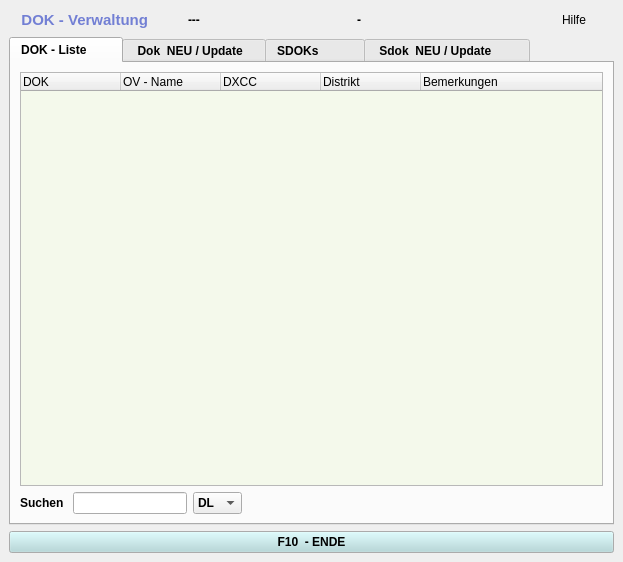
<ui version="4.0" >
 <class>dok</class>
 <widget class="QMainWindow" name="dok" >
  <property name="geometry" >
   <rect>
    <x>0</x>
    <y>0</y>
    <width>623</width>
    <height>562</height>
   </rect>
  </property>
  <property name="font" >
   <font>
    <pointsize>9</pointsize>
    <weight>75</weight>
    <bold>true</bold>
   </font>
  </property>
  <property name="windowTitle" >
   <string>DOK - Verwaltung</string>
  </property>
  <widget class="QWidget" name="centralwidget" >
   <layout class="QGridLayout" name="gridLayout" >
    <item row="0" column="0" >
     <widget class="QLabel" name="label" >
      <property name="palette" >
       <palette>
        <active>
         <colorrole role="WindowText" >
          <brush brushstyle="SolidPattern" >
           <color alpha="255" >
            <red>114</red>
            <green>127</green>
            <blue>212</blue>
           </color>
          </brush>
         </colorrole>
        </active>
        <inactive>
         <colorrole role="WindowText" >
          <brush brushstyle="SolidPattern" >
           <color alpha="255" >
            <red>114</red>
            <green>127</green>
            <blue>212</blue>
           </color>
          </brush>
         </colorrole>
        </inactive>
        <disabled>
         <colorrole role="WindowText" >
          <brush brushstyle="SolidPattern" >
           <color alpha="255" >
            <red>119</red>
            <green>119</green>
            <blue>119</blue>
           </color>
          </brush>
         </colorrole>
        </disabled>
       </palette>
      </property>
      <property name="font" >
       <font>
        <pointsize>11</pointsize>
        <weight>75</weight>
        <bold>true</bold>
       </font>
      </property>
      <property name="text" >
       <string>   DOK - Verwaltung        </string>
      </property>
     </widget>
    </item>
    <item row="0" column="1" >
     <widget class="QLabel" name="DokCntLabel" >
      <property name="text" >
       <string>---</string>
      </property>
     </widget>
    </item>
    <item row="0" column="2" >
     <spacer>
      <property name="orientation" >
       <enum>Qt::Horizontal</enum>
      </property>
      <property name="sizeHint" stdset="0" >
       <size>
        <width>37</width>
        <height>20</height>
       </size>
      </property>
     </spacer>
    </item>
    <item row="0" column="3" >
     <widget class="QLabel" name="SdokCntLabel" >
      <property name="text" >
       <string>-</string>
      </property>
     </widget>
    </item>
    <item row="0" column="4" >
     <spacer>
      <property name="orientation" >
       <enum>Qt::Horizontal</enum>
      </property>
      <property name="sizeHint" stdset="0" >
       <size>
        <width>161</width>
        <height>20</height>
       </size>
      </property>
     </spacer>
    </item>
    <item row="0" column="5" >
     <widget class="QPushButton" name="ButtonHilfe" >
      <property name="font" >
       <font>
        <weight>50</weight>
        <bold>false</bold>
       </font>
      </property>
      <property name="focusPolicy" >
       <enum>Qt::NoFocus</enum>
      </property>
      <property name="text" >
       <string>Hilfe</string>
      </property>
      <property name="flat" >
       <bool>true</bool>
      </property>
     </widget>
    </item>
    <item row="2" column="0" colspan="6" >
     <widget class="QPushButton" name="ButtonEnde" >
      <property name="palette" >
       <palette>
        <active>
         <colorrole role="Button" >
          <brush brushstyle="SolidPattern" >
           <color alpha="255" >
            <red>175</red>
            <green>215</green>
            <blue>217</blue>
           </color>
          </brush>
         </colorrole>
        </active>
        <inactive>
         <colorrole role="Button" >
          <brush brushstyle="SolidPattern" >
           <color alpha="255" >
            <red>175</red>
            <green>215</green>
            <blue>217</blue>
           </color>
          </brush>
         </colorrole>
        </inactive>
        <disabled>
         <colorrole role="Button" >
          <brush brushstyle="SolidPattern" >
           <color alpha="255" >
            <red>175</red>
            <green>215</green>
            <blue>217</blue>
           </color>
          </brush>
         </colorrole>
        </disabled>
       </palette>
      </property>
      <property name="font" >
       <font>
        <weight>75</weight>
        <bold>true</bold>
       </font>
      </property>
      <property name="text" >
       <string>F10  - ENDE</string>
      </property>
     </widget>
    </item>
    <item row="1" column="0" colspan="6" >
     <widget class="QTabWidget" name="tabWidget" >
      <property name="font" >
       <font>
        <weight>75</weight>
        <bold>true</bold>
       </font>
      </property>
      <property name="focusPolicy" >
       <enum>Qt::NoFocus</enum>
      </property>
      <property name="currentIndex" >
       <number>0</number>
      </property>
      <widget class="QWidget" name="tab" >
       <attribute name="title" >
        <string>DOK - Liste       </string>
       </attribute>
       <layout class="QGridLayout" >
        <item row="0" column="0" colspan="6" >
         <widget class="QTreeWidget" name="dokListe" >
          <property name="palette" >
           <palette>
            <active>
             <colorrole role="Base" >
              <brush brushstyle="SolidPattern" >
               <color alpha="255" >
                <red>244</red>
                <green>249</green>
                <blue>235</blue>
               </color>
              </brush>
             </colorrole>
            </active>
            <inactive>
             <colorrole role="Base" >
              <brush brushstyle="SolidPattern" >
               <color alpha="255" >
                <red>244</red>
                <green>249</green>
                <blue>235</blue>
               </color>
              </brush>
             </colorrole>
            </inactive>
            <disabled>
             <colorrole role="Base" >
              <brush brushstyle="SolidPattern" >
               <color alpha="255" >
                <red>255</red>
                <green>255</green>
                <blue>255</blue>
               </color>
              </brush>
             </colorrole>
            </disabled>
           </palette>
          </property>
          <property name="font" >
           <font>
            <weight>50</weight>
            <bold>false</bold>
           </font>
          </property>
          <property name="focusPolicy" >
           <enum>Qt::NoFocus</enum>
          </property>
          <property name="rootIsDecorated" >
           <bool>false</bool>
          </property>
          <column>
           <property name="text" >
            <string>DOK</string>
           </property>
          </column>
          <column>
           <property name="text" >
            <string>OV - Name</string>
           </property>
          </column>
          <column>
           <property name="text" >
            <string>DXCC</string>
           </property>
          </column>
          <column>
           <property name="text" >
            <string>Distrikt</string>
           </property>
          </column>
          <column>
           <property name="text" >
            <string>Bemerkungen</string>
           </property>
          </column>
         </widget>
        </item>
        <item row="1" column="0" >
         <widget class="QLabel" name="label_17" >
          <property name="text" >
           <string>Suchen </string>
          </property>
         </widget>
        </item>
        <item row="1" column="1" >
         <widget class="QLineEdit" name="wlineEditDok" >
          <property name="font" >
           <font>
            <weight>50</weight>
            <bold>false</bold>
           </font>
          </property>
         </widget>
        </item>
        <item row="1" column="2" >
         <widget class="QComboBox" name="BoxDOK" >
          <property name="focusPolicy" >
           <enum>Qt::NoFocus</enum>
          </property>
          <item>
           <property name="text" >
            <string>DL</string>
           </property>
          </item>
          <item>
           <property name="text" >
            <string>OE</string>
           </property>
          </item>
          <item>
           <property name="text" >
            <string>PA</string>
           </property>
          </item>
          <item>
           <property name="text" >
            <string>HB</string>
           </property>
          </item>
          <item>
           <property name="text" >
            <string>F</string>
           </property>
          </item>
          <item>
           <property name="text" >
            <string>I</string>
           </property>
          </item>
          <item>
           <property name="text" >
            <string>SP</string>
           </property>
          </item>
          <item>
           <property name="text" >
            <string>OK</string>
           </property>
          </item>
          <item>
           <property name="text" >
            <string>OM</string>
           </property>
          </item>
          <item>
           <property name="text" >
            <string>EA</string>
           </property>
          </item>
         </widget>
        </item>
        <item row="1" column="3" >
         <spacer>
          <property name="orientation" >
           <enum>Qt::Horizontal</enum>
          </property>
          <property name="sizeHint" stdset="0" >
           <size>
            <width>40</width>
            <height>20</height>
           </size>
          </property>
         </spacer>
        </item>
        <item row="1" column="4" >
         <spacer>
          <property name="orientation" >
           <enum>Qt::Horizontal</enum>
          </property>
          <property name="sizeHint" stdset="0" >
           <size>
            <width>40</width>
            <height>20</height>
           </size>
          </property>
         </spacer>
        </item>
        <item row="1" column="5" >
         <spacer>
          <property name="orientation" >
           <enum>Qt::Horizontal</enum>
          </property>
          <property name="sizeHint" stdset="0" >
           <size>
            <width>105</width>
            <height>22</height>
           </size>
          </property>
         </spacer>
        </item>
       </layout>
      </widget>
      <widget class="QWidget" name="tab_1" >
       <attribute name="title" >
        <string> Dok  NEU / Update   </string>
       </attribute>
       <widget class="QLabel" name="label_2" >
        <property name="geometry" >
         <rect>
          <x>100</x>
          <y>88</y>
          <width>52</width>
          <height>26</height>
         </rect>
        </property>
        <property name="font" >
         <font>
          <weight>75</weight>
          <bold>true</bold>
         </font>
        </property>
        <property name="text" >
         <string>DOK</string>
        </property>
        <property name="alignment" >
         <set>Qt::AlignRight|Qt::AlignTrailing|Qt::AlignVCenter</set>
        </property>
       </widget>
       <widget class="QLabel" name="label_3" >
        <property name="geometry" >
         <rect>
          <x>37</x>
          <y>132</y>
          <width>116</width>
          <height>21</height>
         </rect>
        </property>
        <property name="font" >
         <font>
          <weight>75</weight>
          <bold>true</bold>
         </font>
        </property>
        <property name="text" >
         <string>OV - Name</string>
        </property>
        <property name="alignment" >
         <set>Qt::AlignRight|Qt::AlignTrailing|Qt::AlignVCenter</set>
        </property>
       </widget>
       <widget class="QLabel" name="label_4" >
        <property name="geometry" >
         <rect>
          <x>71</x>
          <y>168</y>
          <width>81</width>
          <height>21</height>
         </rect>
        </property>
        <property name="font" >
         <font>
          <weight>75</weight>
          <bold>true</bold>
         </font>
        </property>
        <property name="text" >
         <string>Dxcc</string>
        </property>
        <property name="alignment" >
         <set>Qt::AlignRight|Qt::AlignTrailing|Qt::AlignVCenter</set>
        </property>
       </widget>
       <widget class="QLabel" name="label_5" >
        <property name="geometry" >
         <rect>
          <x>67</x>
          <y>204</y>
          <width>86</width>
          <height>26</height>
         </rect>
        </property>
        <property name="font" >
         <font>
          <weight>75</weight>
          <bold>true</bold>
         </font>
        </property>
        <property name="text" >
         <string>Distrikt</string>
        </property>
        <property name="alignment" >
         <set>Qt::AlignRight|Qt::AlignTrailing|Qt::AlignVCenter</set>
        </property>
       </widget>
       <widget class="QLabel" name="label_6" >
        <property name="geometry" >
         <rect>
          <x>22</x>
          <y>244</y>
          <width>131</width>
          <height>26</height>
         </rect>
        </property>
        <property name="font" >
         <font>
          <weight>75</weight>
          <bold>true</bold>
         </font>
        </property>
        <property name="text" >
         <string>Bemerkungen</string>
        </property>
        <property name="alignment" >
         <set>Qt::AlignRight|Qt::AlignTrailing|Qt::AlignVCenter</set>
        </property>
       </widget>
       <widget class="QLineEdit" name="wEditDok" >
        <property name="geometry" >
         <rect>
          <x>180</x>
          <y>88</y>
          <width>73</width>
          <height>31</height>
         </rect>
        </property>
        <property name="font" >
         <font>
          <weight>50</weight>
          <bold>false</bold>
         </font>
        </property>
       </widget>
       <widget class="QLineEdit" name="wEditOVname" >
        <property name="geometry" >
         <rect>
          <x>180</x>
          <y>132</y>
          <width>141</width>
          <height>31</height>
         </rect>
        </property>
        <property name="font" >
         <font>
          <weight>50</weight>
          <bold>false</bold>
         </font>
        </property>
       </widget>
       <widget class="QLineEdit" name="wEditDxcc" >
        <property name="geometry" >
         <rect>
          <x>180</x>
          <y>164</y>
          <width>69</width>
          <height>31</height>
         </rect>
        </property>
        <property name="font" >
         <font>
          <weight>50</weight>
          <bold>false</bold>
         </font>
        </property>
       </widget>
       <widget class="QLineEdit" name="wEditDistrikt" >
        <property name="geometry" >
         <rect>
          <x>180</x>
          <y>200</y>
          <width>141</width>
          <height>31</height>
         </rect>
        </property>
        <property name="font" >
         <font>
          <weight>50</weight>
          <bold>false</bold>
         </font>
        </property>
       </widget>
       <widget class="QLineEdit" name="wEditBemerkung" >
        <property name="geometry" >
         <rect>
          <x>180</x>
          <y>240</y>
          <width>257</width>
          <height>36</height>
         </rect>
        </property>
        <property name="font" >
         <font>
          <weight>50</weight>
          <bold>false</bold>
         </font>
        </property>
       </widget>
       <widget class="QPushButton" name="ButtonNEU" >
        <property name="geometry" >
         <rect>
          <x>248</x>
          <y>300</y>
          <width>89</width>
          <height>36</height>
         </rect>
        </property>
        <property name="palette" >
         <palette>
          <active>
           <colorrole role="Button" >
            <brush brushstyle="SolidPattern" >
             <color alpha="255" >
              <red>238</red>
              <green>220</green>
              <blue>223</blue>
             </color>
            </brush>
           </colorrole>
          </active>
          <inactive>
           <colorrole role="Button" >
            <brush brushstyle="SolidPattern" >
             <color alpha="255" >
              <red>238</red>
              <green>220</green>
              <blue>223</blue>
             </color>
            </brush>
           </colorrole>
          </inactive>
          <disabled>
           <colorrole role="Button" >
            <brush brushstyle="SolidPattern" >
             <color alpha="255" >
              <red>238</red>
              <green>220</green>
              <blue>223</blue>
             </color>
            </brush>
           </colorrole>
          </disabled>
         </palette>
        </property>
        <property name="font" >
         <font>
          <weight>75</weight>
          <bold>true</bold>
         </font>
        </property>
        <property name="focusPolicy" >
         <enum>Qt::NoFocus</enum>
        </property>
        <property name="text" >
         <string>NEU</string>
        </property>
       </widget>
       <widget class="QPushButton" name="ButtonUpdate" >
        <property name="geometry" >
         <rect>
          <x>345</x>
          <y>300</y>
          <width>93</width>
          <height>36</height>
         </rect>
        </property>
        <property name="palette" >
         <palette>
          <active>
           <colorrole role="Button" >
            <brush brushstyle="SolidPattern" >
             <color alpha="255" >
              <red>220</red>
              <green>225</green>
              <blue>238</blue>
             </color>
            </brush>
           </colorrole>
          </active>
          <inactive>
           <colorrole role="Button" >
            <brush brushstyle="SolidPattern" >
             <color alpha="255" >
              <red>220</red>
              <green>225</green>
              <blue>238</blue>
             </color>
            </brush>
           </colorrole>
          </inactive>
          <disabled>
           <colorrole role="Button" >
            <brush brushstyle="SolidPattern" >
             <color alpha="255" >
              <red>220</red>
              <green>225</green>
              <blue>238</blue>
             </color>
            </brush>
           </colorrole>
          </disabled>
         </palette>
        </property>
        <property name="font" >
         <font>
          <weight>75</weight>
          <bold>true</bold>
         </font>
        </property>
        <property name="focusPolicy" >
         <enum>Qt::NoFocus</enum>
        </property>
        <property name="text" >
         <string>Update</string>
        </property>
       </widget>
       <widget class="QLabel" name="label_7" >
        <property name="geometry" >
         <rect>
          <x>160</x>
          <y>36</y>
          <width>301</width>
          <height>16</height>
         </rect>
        </property>
        <property name="font" >
         <font>
          <pointsize>10</pointsize>
          <weight>75</weight>
          <bold>true</bold>
         </font>
        </property>
        <property name="text" >
         <string>DOKs   anlegen oder ändern</string>
        </property>
       </widget>
       <widget class="QPushButton" name="ButtonDEL" >
        <property name="geometry" >
         <rect>
          <x>144</x>
          <y>300</y>
          <width>97</width>
          <height>36</height>
         </rect>
        </property>
        <property name="palette" >
         <palette>
          <active>
           <colorrole role="Button" >
            <brush brushstyle="SolidPattern" >
             <color alpha="255" >
              <red>215</red>
              <green>215</green>
              <blue>215</blue>
             </color>
            </brush>
           </colorrole>
          </active>
          <inactive>
           <colorrole role="Button" >
            <brush brushstyle="SolidPattern" >
             <color alpha="255" >
              <red>215</red>
              <green>215</green>
              <blue>215</blue>
             </color>
            </brush>
           </colorrole>
          </inactive>
          <disabled>
           <colorrole role="Button" >
            <brush brushstyle="SolidPattern" >
             <color alpha="255" >
              <red>215</red>
              <green>215</green>
              <blue>215</blue>
             </color>
            </brush>
           </colorrole>
          </disabled>
         </palette>
        </property>
        <property name="font" >
         <font>
          <weight>75</weight>
          <bold>true</bold>
         </font>
        </property>
        <property name="focusPolicy" >
         <enum>Qt::NoFocus</enum>
        </property>
        <property name="text" >
         <string>Löschen</string>
        </property>
       </widget>
       <widget class="Line" name="line_2" >
        <property name="geometry" >
         <rect>
          <x>160</x>
          <y>60</y>
          <width>265</width>
          <height>16</height>
         </rect>
        </property>
        <property name="orientation" >
         <enum>Qt::Horizontal</enum>
        </property>
       </widget>
      </widget>
      <widget class="QWidget" name="Seite" >
       <attribute name="title" >
        <string>SDOKs          </string>
       </attribute>
       <layout class="QGridLayout" >
        <item row="0" column="0" colspan="6" >
         <widget class="QTreeWidget" name="sdokListe" >
          <property name="palette" >
           <palette>
            <active>
             <colorrole role="Base" >
              <brush brushstyle="SolidPattern" >
               <color alpha="255" >
                <red>253</red>
                <green>248</green>
                <blue>255</blue>
               </color>
              </brush>
             </colorrole>
            </active>
            <inactive>
             <colorrole role="Base" >
              <brush brushstyle="SolidPattern" >
               <color alpha="255" >
                <red>253</red>
                <green>248</green>
                <blue>255</blue>
               </color>
              </brush>
             </colorrole>
            </inactive>
            <disabled>
             <colorrole role="Base" >
              <brush brushstyle="SolidPattern" >
               <color alpha="255" >
                <red>255</red>
                <green>255</green>
                <blue>255</blue>
               </color>
              </brush>
             </colorrole>
            </disabled>
           </palette>
          </property>
          <property name="font" >
           <font>
            <weight>50</weight>
            <bold>false</bold>
           </font>
          </property>
          <property name="focusPolicy" >
           <enum>Qt::NoFocus</enum>
          </property>
          <property name="rootIsDecorated" >
           <bool>false</bool>
          </property>
          <column>
           <property name="text" >
            <string>S-DOK</string>
           </property>
          </column>
          <column>
           <property name="text" >
            <string>Call</string>
           </property>
          </column>
          <column>
           <property name="text" >
            <string>Anlass</string>
           </property>
          </column>
          <column>
           <property name="text" >
            <string>DOK</string>
           </property>
          </column>
          <column>
           <property name="text" >
            <string>Vom</string>
           </property>
          </column>
          <column>
           <property name="text" >
            <string>Bis</string>
           </property>
          </column>
          <column>
           <property name="text" >
            <string>ID</string>
           </property>
          </column>
         </widget>
        </item>
        <item row="1" column="0" >
         <widget class="QLabel" name="label_8" >
          <property name="text" >
           <string>Suche</string>
          </property>
         </widget>
        </item>
        <item row="1" column="1" >
         <widget class="QLineEdit" name="wlineEditSdok" >
          <property name="font" >
           <font>
            <weight>50</weight>
            <bold>false</bold>
           </font>
          </property>
         </widget>
        </item>
        <item row="1" column="2" >
         <widget class="QComboBox" name="BoxSDOK" >
          <property name="font" >
           <font>
            <weight>50</weight>
            <bold>false</bold>
           </font>
          </property>
          <property name="focusPolicy" >
           <enum>Qt::NoFocus</enum>
          </property>
          <item>
           <property name="text" >
            <string>SDOK</string>
           </property>
          </item>
          <item>
           <property name="text" >
            <string>DOK</string>
           </property>
          </item>
         </widget>
        </item>
        <item row="1" column="3" >
         <spacer>
          <property name="orientation" >
           <enum>Qt::Horizontal</enum>
          </property>
          <property name="sizeHint" stdset="0" >
           <size>
            <width>57</width>
            <height>22</height>
           </size>
          </property>
         </spacer>
        </item>
        <item row="1" column="4" >
         <spacer>
          <property name="orientation" >
           <enum>Qt::Horizontal</enum>
          </property>
          <property name="sizeHint" stdset="0" >
           <size>
            <width>40</width>
            <height>20</height>
           </size>
          </property>
         </spacer>
        </item>
        <item row="1" column="5" >
         <spacer>
          <property name="orientation" >
           <enum>Qt::Horizontal</enum>
          </property>
          <property name="sizeHint" stdset="0" >
           <size>
            <width>40</width>
            <height>20</height>
           </size>
          </property>
         </spacer>
        </item>
       </layout>
      </widget>
      <widget class="QWidget" name="Seite_2" >
       <attribute name="title" >
        <string> Sdok  NEU / Update        </string>
       </attribute>
       <widget class="QLabel" name="label_9" >
        <property name="geometry" >
         <rect>
          <x>58</x>
          <y>96</y>
          <width>91</width>
          <height>26</height>
         </rect>
        </property>
        <property name="text" >
         <string>S-DOK</string>
        </property>
        <property name="alignment" >
         <set>Qt::AlignRight|Qt::AlignTrailing|Qt::AlignVCenter</set>
        </property>
       </widget>
       <widget class="QLabel" name="label_10" >
        <property name="geometry" >
         <rect>
          <x>48</x>
          <y>136</y>
          <width>101</width>
          <height>31</height>
         </rect>
        </property>
        <property name="text" >
         <string>Club Call</string>
        </property>
        <property name="alignment" >
         <set>Qt::AlignRight|Qt::AlignTrailing|Qt::AlignVCenter</set>
        </property>
       </widget>
       <widget class="QLabel" name="label_11" >
        <property name="geometry" >
         <rect>
          <x>58</x>
          <y>176</y>
          <width>91</width>
          <height>31</height>
         </rect>
        </property>
        <property name="text" >
         <string>Anlass</string>
        </property>
        <property name="alignment" >
         <set>Qt::AlignRight|Qt::AlignTrailing|Qt::AlignVCenter</set>
        </property>
       </widget>
       <widget class="QLabel" name="label_12" >
        <property name="geometry" >
         <rect>
          <x>77</x>
          <y>216</y>
          <width>71</width>
          <height>21</height>
         </rect>
        </property>
        <property name="text" >
         <string>DOK</string>
        </property>
        <property name="alignment" >
         <set>Qt::AlignRight|Qt::AlignTrailing|Qt::AlignVCenter</set>
        </property>
       </widget>
       <widget class="QLabel" name="label_13" >
        <property name="geometry" >
         <rect>
          <x>13</x>
          <y>256</y>
          <width>136</width>
          <height>26</height>
         </rect>
        </property>
        <property name="text" >
         <string>Zeitraum:   Vom</string>
        </property>
        <property name="alignment" >
         <set>Qt::AlignRight|Qt::AlignTrailing|Qt::AlignVCenter</set>
        </property>
       </widget>
       <widget class="QLabel" name="label_14" >
        <property name="geometry" >
         <rect>
          <x>280</x>
          <y>260</y>
          <width>29</width>
          <height>21</height>
         </rect>
        </property>
        <property name="text" >
         <string>bis</string>
        </property>
        <property name="alignment" >
         <set>Qt::AlignRight|Qt::AlignTrailing|Qt::AlignVCenter</set>
        </property>
       </widget>
       <widget class="QLineEdit" name="wEditSdok" >
        <property name="geometry" >
         <rect>
          <x>168</x>
          <y>92</y>
          <width>113</width>
          <height>33</height>
         </rect>
        </property>
       </widget>
       <widget class="QLineEdit" name="wEditCall" >
        <property name="geometry" >
         <rect>
          <x>168</x>
          <y>132</y>
          <width>89</width>
          <height>33</height>
         </rect>
        </property>
        <property name="font" >
         <font>
          <weight>50</weight>
          <bold>false</bold>
         </font>
        </property>
       </widget>
       <widget class="QLineEdit" name="wEditAnlass" >
        <property name="geometry" >
         <rect>
          <x>168</x>
          <y>172</y>
          <width>269</width>
          <height>33</height>
         </rect>
        </property>
        <property name="font" >
         <font>
          <weight>50</weight>
          <bold>false</bold>
         </font>
        </property>
       </widget>
       <widget class="QLineEdit" name="wEditHdok" >
        <property name="geometry" >
         <rect>
          <x>168</x>
          <y>208</y>
          <width>77</width>
          <height>33</height>
         </rect>
        </property>
        <property name="font" >
         <font>
          <weight>50</weight>
          <bold>false</bold>
         </font>
        </property>
       </widget>
       <widget class="QDateEdit" name="dateEditVon" >
        <property name="geometry" >
         <rect>
          <x>168</x>
          <y>252</y>
          <width>109</width>
          <height>36</height>
         </rect>
        </property>
        <property name="font" >
         <font>
          <weight>50</weight>
          <bold>false</bold>
         </font>
        </property>
        <property name="focusPolicy" >
         <enum>Qt::NoFocus</enum>
        </property>
        <property name="displayFormat" >
         <string>dd.MM.yyyy</string>
        </property>
        <property name="calendarPopup" >
         <bool>true</bool>
        </property>
       </widget>
       <widget class="QDateEdit" name="dateEditBis" >
        <property name="geometry" >
         <rect>
          <x>316</x>
          <y>252</y>
          <width>117</width>
          <height>36</height>
         </rect>
        </property>
        <property name="font" >
         <font>
          <weight>50</weight>
          <bold>false</bold>
         </font>
        </property>
        <property name="focusPolicy" >
         <enum>Qt::NoFocus</enum>
        </property>
        <property name="displayFormat" >
         <string>dd.MM.yyyy</string>
        </property>
        <property name="calendarPopup" >
         <bool>true</bool>
        </property>
       </widget>
       <widget class="QLabel" name="label_15" >
        <property name="geometry" >
         <rect>
          <x>140</x>
          <y>36</y>
          <width>337</width>
          <height>26</height>
         </rect>
        </property>
        <property name="font" >
         <font>
          <pointsize>10</pointsize>
          <weight>75</weight>
          <bold>true</bold>
         </font>
        </property>
        <property name="text" >
         <string>S-DOKs   anlegen oder ändern </string>
        </property>
       </widget>
       <widget class="QLabel" name="label_16" >
        <property name="geometry" >
         <rect>
          <x>296</x>
          <y>96</y>
          <width>25</width>
          <height>26</height>
         </rect>
        </property>
        <property name="text" >
         <string>ID</string>
        </property>
        <property name="alignment" >
         <set>Qt::AlignRight|Qt::AlignTrailing|Qt::AlignVCenter</set>
        </property>
       </widget>
       <widget class="QLineEdit" name="wEditId" >
        <property name="enabled" >
         <bool>true</bool>
        </property>
        <property name="geometry" >
         <rect>
          <x>328</x>
          <y>96</y>
          <width>49</width>
          <height>33</height>
         </rect>
        </property>
        <property name="palette" >
         <palette>
          <active>
           <colorrole role="Base" >
            <brush brushstyle="SolidPattern" >
             <color alpha="255" >
              <red>242</red>
              <green>242</green>
              <blue>242</blue>
             </color>
            </brush>
           </colorrole>
          </active>
          <inactive>
           <colorrole role="Base" >
            <brush brushstyle="SolidPattern" >
             <color alpha="255" >
              <red>242</red>
              <green>242</green>
              <blue>242</blue>
             </color>
            </brush>
           </colorrole>
          </inactive>
          <disabled>
           <colorrole role="Base" >
            <brush brushstyle="SolidPattern" >
             <color alpha="255" >
              <red>255</red>
              <green>255</green>
              <blue>255</blue>
             </color>
            </brush>
           </colorrole>
          </disabled>
         </palette>
        </property>
        <property name="font" >
         <font>
          <weight>50</weight>
          <bold>false</bold>
         </font>
        </property>
        <property name="focusPolicy" >
         <enum>Qt::NoFocus</enum>
        </property>
        <property name="text" >
         <string/>
        </property>
       </widget>
       <widget class="Line" name="line" >
        <property name="geometry" >
         <rect>
          <x>128</x>
          <y>68</y>
          <width>301</width>
          <height>16</height>
         </rect>
        </property>
        <property name="orientation" >
         <enum>Qt::Horizontal</enum>
        </property>
       </widget>
       <widget class="QPushButton" name="ButtonSdokDel" >
        <property name="geometry" >
         <rect>
          <x>121</x>
          <y>308</y>
          <width>97</width>
          <height>41</height>
         </rect>
        </property>
        <property name="palette" >
         <palette>
          <active>
           <colorrole role="Button" >
            <brush brushstyle="SolidPattern" >
             <color alpha="255" >
              <red>215</red>
              <green>215</green>
              <blue>215</blue>
             </color>
            </brush>
           </colorrole>
          </active>
          <inactive>
           <colorrole role="Button" >
            <brush brushstyle="SolidPattern" >
             <color alpha="255" >
              <red>215</red>
              <green>215</green>
              <blue>215</blue>
             </color>
            </brush>
           </colorrole>
          </inactive>
          <disabled>
           <colorrole role="Button" >
            <brush brushstyle="SolidPattern" >
             <color alpha="255" >
              <red>215</red>
              <green>215</green>
              <blue>215</blue>
             </color>
            </brush>
           </colorrole>
          </disabled>
         </palette>
        </property>
        <property name="focusPolicy" >
         <enum>Qt::NoFocus</enum>
        </property>
        <property name="text" >
         <string>Löschen</string>
        </property>
       </widget>
       <widget class="QPushButton" name="ButtonSdokNeu" >
        <property name="geometry" >
         <rect>
          <x>240</x>
          <y>308</y>
          <width>97</width>
          <height>41</height>
         </rect>
        </property>
        <property name="palette" >
         <palette>
          <active>
           <colorrole role="Button" >
            <brush brushstyle="SolidPattern" >
             <color alpha="255" >
              <red>238</red>
              <green>230</green>
              <blue>223</blue>
             </color>
            </brush>
           </colorrole>
          </active>
          <inactive>
           <colorrole role="Button" >
            <brush brushstyle="SolidPattern" >
             <color alpha="255" >
              <red>238</red>
              <green>230</green>
              <blue>223</blue>
             </color>
            </brush>
           </colorrole>
          </inactive>
          <disabled>
           <colorrole role="Button" >
            <brush brushstyle="SolidPattern" >
             <color alpha="255" >
              <red>238</red>
              <green>230</green>
              <blue>223</blue>
             </color>
            </brush>
           </colorrole>
          </disabled>
         </palette>
        </property>
        <property name="focusPolicy" >
         <enum>Qt::NoFocus</enum>
        </property>
        <property name="text" >
         <string>NEU</string>
        </property>
       </widget>
       <widget class="QPushButton" name="ButtonSdokUpdate" >
        <property name="geometry" >
         <rect>
          <x>352</x>
          <y>308</y>
          <width>93</width>
          <height>41</height>
         </rect>
        </property>
        <property name="palette" >
         <palette>
          <active>
           <colorrole role="Button" >
            <brush brushstyle="SolidPattern" >
             <color alpha="255" >
              <red>220</red>
              <green>225</green>
              <blue>238</blue>
             </color>
            </brush>
           </colorrole>
          </active>
          <inactive>
           <colorrole role="Button" >
            <brush brushstyle="SolidPattern" >
             <color alpha="255" >
              <red>220</red>
              <green>225</green>
              <blue>238</blue>
             </color>
            </brush>
           </colorrole>
          </inactive>
          <disabled>
           <colorrole role="Button" >
            <brush brushstyle="SolidPattern" >
             <color alpha="255" >
              <red>220</red>
              <green>225</green>
              <blue>238</blue>
             </color>
            </brush>
           </colorrole>
          </disabled>
         </palette>
        </property>
        <property name="focusPolicy" >
         <enum>Qt::NoFocus</enum>
        </property>
        <property name="text" >
         <string>Update</string>
        </property>
       </widget>
      </widget>
     </widget>
    </item>
   </layout>
   <zorder>label</zorder>
   <zorder>DokCntLabel</zorder>
   <zorder>SdokCntLabel</zorder>
   <zorder>ButtonHilfe</zorder>
   <zorder>ButtonEnde</zorder>
   <zorder>tabWidget</zorder>
  </widget>
  <widget class="QMenuBar" name="menubar" >
   <property name="geometry" >
    <rect>
     <x>0</x>
     <y>0</y>
     <width>623</width>
     <height>34</height>
    </rect>
   </property>
  </widget>
 </widget>
 <resources/>
 <connections/>
</ui>
